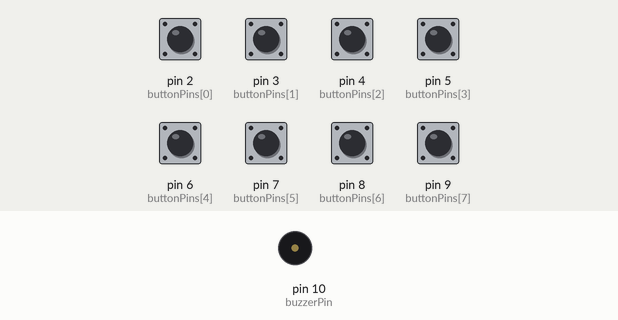
Simulated run of this sketch. Board: Arduino Uno, built with avr-gcc and run on an emulated ATmega328P. Parts: buzzer (waves = sounding). Inputs (shaded band) come from the test bench; at power-on: pin 2 (buttonPins[0]), pin 3 (buttonPins[1]), pin 4 (buttonPins[2]), pin 5 (buttonPins[3]), pin 6 (buttonPins[4]), pin 7 (buttonPins[5]), pin 8 (buttonPins[6]), pin 9 (buttonPins[7]) HIGH.

Above: at 1.2 s.
1.3 s: pin 2 (buttonPins[0]) pulled LOW for 0.15 s
At 1.38 s:
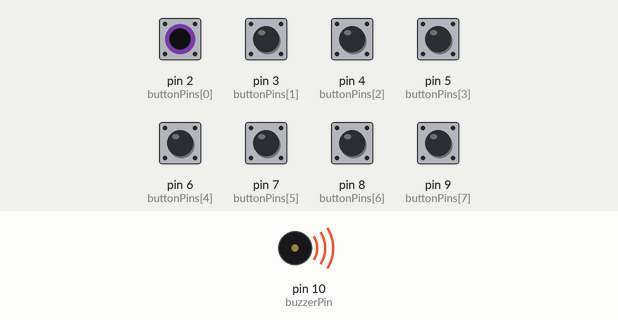
Timing chart, 0 to 4.3 s (numbered marks = the images above; inputs shaded):
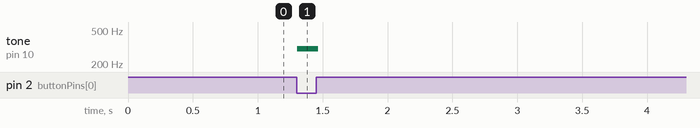

The sketch:

arduino_code-1.ino
```cpp
const int buttonPins[8] = {2,3,4,5,6,7,8,9}; // Push button pins
const int frequencies[8] = {300, 400, 500, 600, 700, 800, 900, 1000}; // Assigned frequencies
const int buzzerPin  = 10; // Speaker output pin

void setup() {
    Serial.begin(9600); // Initialize Serial Monitor
    for (int i = 0; i < 8; i++) {
        pinMode(buttonPins[i], INPUT_PULLUP); // Set buttons as input with internal pull-up

    }
}

void loop() {
    int totalFreq = 0;
    bool keyPressed = false;


    for (int i = 0; i < 8; i++) {
        if (digitalRead(buttonPins[i]) == LOW)
        {
            totalFreq += frequencies[i];
            keyPressed = true;

        }
    }

    if (keyPressed) {

        tone(buzzerPin , totalFreq);
    } else {
        noTone(buzzerPin );
    }

    delay(20);
}
```

Measured:
- after the input at 1.3 s, tone on pin 10 (buzzerPin): silent → 300 Hz at once, → silent 0.16 s later
